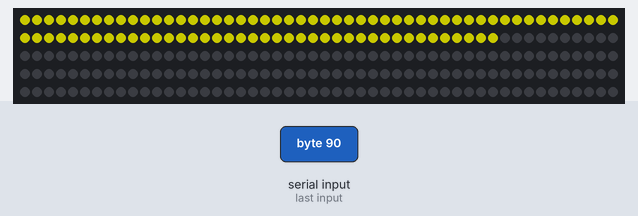
Bench run of a sketch on a simulated Arduino Uno, built with avr-gcc and run on an emulated ATmega328P. Shown: 250 RGB LEDs in strip order, left to right, continuing on the next row. The inputs (shaded band) are chosen by the test bench. Dim RGB values are drawn brighter than linear; colours are those a GRB WS2812 strip shows for the declared byte order.

1.3 s: byte 30 received over Serial
2.8 s: byte 90 received over Serial
Above: at 3.9 s.
4.3 s: byte 120 received over Serial
Timing chart, 0 to 7.3 s (numbered marks = the images above; inputs shaded):
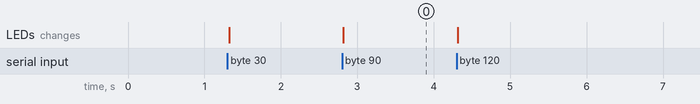

Measured:
- after the input at 2.8 s, the LEDs: change at once (image 0)

The sketch:

vumeter.ino
```cpp
#include <FastLED.h>

// How many leds in your strip?
#define NUM_LEDS 250

#define DATA_PIN 7
#define BRIGHTNESS  100

// Define the array of leds
CRGB leds[NUM_LEDS];

void setup() {
       Serial.begin(115200);
      // Uncomment/edit one of the following lines for your leds arrangement.
       //FastLED.addLeds<WS2811, DATA_PIN, GRB>(leds, NUM_LEDS);
       FastLED.setBrightness( BRIGHTNESS );
      // FastLED.addLeds<WS2812, DATA_PIN, RGB>(leds, NUM_LEDS);
       FastLED.addLeds<WS2812B, DATA_PIN, RGB>(leds, NUM_LEDS);
  	  //FastLED.addLeds<NEOPIXEL, DATA_PIN>(leds, NUM_LEDS);
}
int volume,i;
void loop() {
  // Turn the LED on, then pause
  if(Serial.available() > 0) {
    volume = Serial.read();
  }
  //volume=20;
  for(i=0;i<volume;i++){
       leds[i]=CRGB::Yellow;
    }
  for(i=volume;i<NUM_LEDS;i++){
       leds[i] = CRGB::Black;
    }
  FastLED.show();

    }


CRGB getColor(int level ){
  if(level<50)   return CRGB::Yellow;
  else if(level<150) return CRGB::Red;
  else return CRGB::Green;
  }
```
